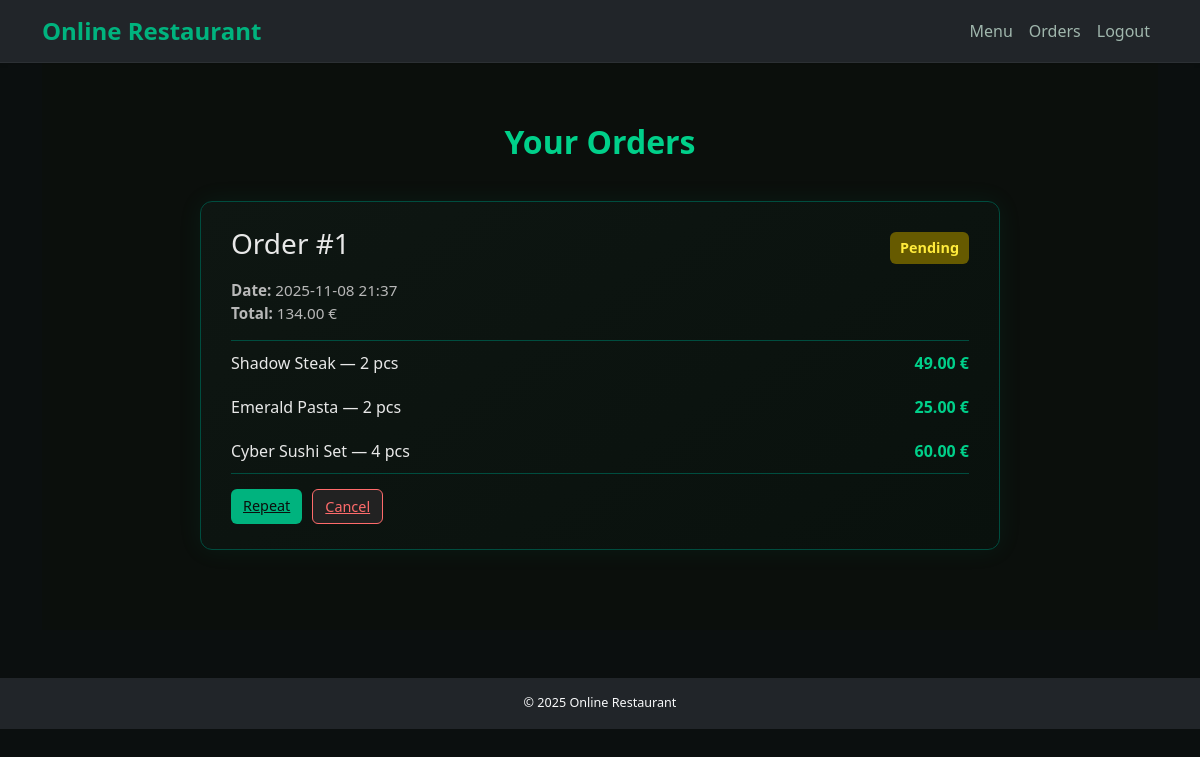
/orders (signed in), run on an earlier commit of the app's database.
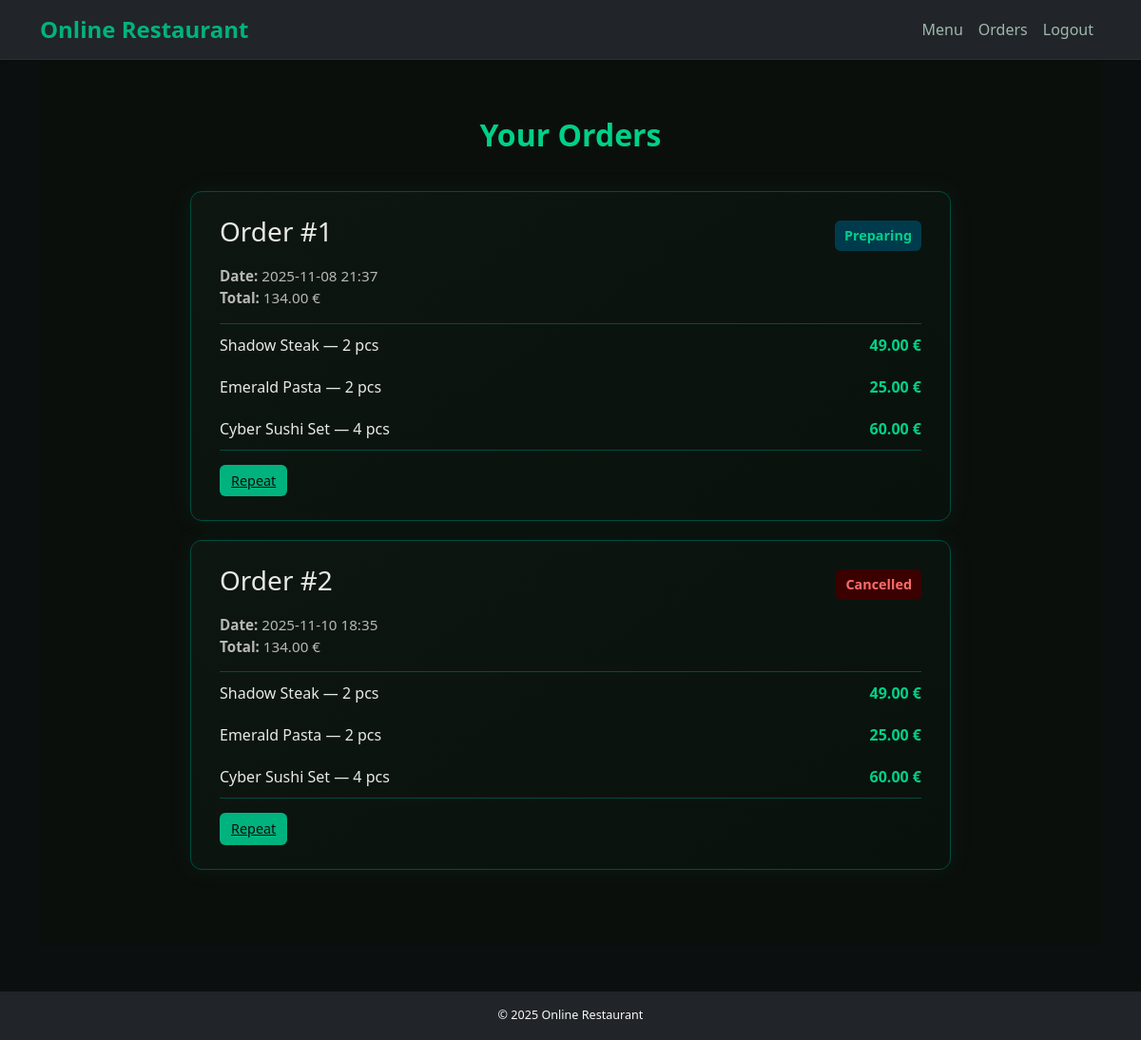
And on a later commit of the database.
### models/models.py (models this page shows)
class Order(db.Model):
    id = db.Column(db.Integer, primary_key=True)
    user_id = db.Column(db.Integer, db.ForeignKey('user.id'), nullable=False)
    total_price = db.Column(db.Float, nullable=False)
    date = db.Column(db.DateTime, server_default=db.func.now())
    items = db.relationship('OrderItem', backref='order', lazy=True)
    status = db.Column(db.String(50), default='Pending')

class OrderItem(db.Model):
    id = db.Column(db.Integer, primary_key=True)
    order_id = db.Column(db.Integer, db.ForeignKey('order.id'), nullable=False)
    dish_id = db.Column(db.Integer, db.ForeignKey('dish.id'), nullable=False)
    quantity = db.Column(db.Integer, nullable=False)
    dish = db.relationship('Dish')

class Dish(db.Model):
    id = db.Column(db.Integer, primary_key=True)
    name = db.Column(db.String(100), nullable=False)
    description = db.Column(db.Text, nullable=False)
    price = db.Column(db.Float, nullable=False)
    image_url = db.Column(db.String(255))

### routes/main.py (the view)
@main_bp.route('/orders')
@login_required
def orders():
    user_orders = Order.query.filter_by(user_id=current_user.id).all()
    return render_template('order_history.html', orders=user_orders)

### app.py (called while the page is built)
@login_manager.user_loader
def load_user(user_id):
    return User.query.get(int(user_id))

def create_app():
    app = Flask(__name__)
    app.config.from_object(Config)
    app.config.from_pyfile('config.py', silent=True)
    db.init_app(app)
    migrate.init_app(app, db)
    login_manager.init_app(app)
    csrf.init_app(app)
    limiter.init_app(app)
    from routes.auth import auth_bp
    from routes.main import main_bp
    from routes.admin import admin_bp
    app.register_blueprint(auth_bp)
    app.register_blueprint(main_bp)
    app.register_blueprint(admin_bp)
    with app.app_context():
        db.create_all()
    @app.after_request
    def set_headers(resp):
        resp.headers["Content-Security-Policy"] = (
            "default-src 'self'; img-src 'self' data:; style-src 'self' 'unsafe-inline'"
        )
        return resp
    return app

### templates/order_history.html (shortened to what this page needs)
{% extends 'base.html' %}
{% block content %}
<section class="orders-section fade-in">
  <h2 class="orders-title">Your Orders</h2>
  {% if orders %}
    {% for order in orders %}
    <div class="order-card">
      <div class="order-header">
        <h3>Order #{{ order.id }}</h3>
        <span class="order-status {{ order.status|lower }}">{{ order.status }}</span>
      </div>
      <p class="order-meta">
        <strong>Date:</strong> {{ order.date.strftime('%Y-%m-%d %H:%M') }}<br>
        <strong>Total:</strong> {{ "%.2f"|format(order.total_price) }} €
      </p>
      <ul class="order-list">
        {% for item in order.items %}
        <li>
          <span>{{ item.dish.name }} — {{ item.quantity }} pcs</span>
          <span class="order-price">{{ "%.2f"|format(item.dish.price * item.quantity) }} €</span>
        </li>
        {% endfor %}
      </ul>
      <div class="order-actions">
        <a href="{{ url_for('main.repeat_order', order_id=order.id) }}" class="btn-small edit">Repeat</a>
        {% if order.status == 'Pending' %}
          <a href="{{ url_for('main.cancel_order', order_id=order.id) }}" class="btn-small delete">Cancel</a>
        {% endif %}
      </div>
    </div>
    {% endfor %}
  {% else %}
    <p class="empty-text">You have no orders yet.</p>
  {% endif %}
</section>
{% endblock %}

### templates/base.html (shortened to what this page needs)
<!DOCTYPE html>
<html lang="en">
<head>
  <link href="https://cdn.jsdelivr.net/npm/bootstrap@5.3.3/dist/css/bootstrap.min.css" rel="stylesheet">
  <link rel="stylesheet" href="{{ url_for('static', filename='css/style.css') }}">
</head>
<body>
  <nav class="navbar navbar-expand-lg navbar-dark bg-dark shadow-sm">
    <div class="container">
      <a class="navbar-brand fw-bold fs-4" href="{{ url_for('main.index') }}">Online Restaurant</a>
      <div class="collapse navbar-collapse justify-content-end">
        <ul class="navbar-nav">
          {% if current_user.is_authenticated %}
          <li class="nav-item"><a class="nav-link" href="{{ url_for('main.menu') }}">Menu</a></li>
          <li class="nav-item"><a class="nav-link" href="{{ url_for('main.orders') }}">Orders</a></li>
          <li class="nav-item"><a class="nav-link" href="{{ url_for('auth.logout') }}">Logout</a></li>
          {% else %}
          <li class="nav-item"><a class="nav-link" href="{{ url_for('auth.login') }}">Login</a></li>
          <li class="nav-item"><a class="nav-link" href="{{ url_for('auth.register') }}">Register</a></li>
          {% endif %}
        </ul>
      </div>
    </div>
  </nav>
  <main class="container">
  <div class="content-wrapper">
    {% block content %}{% endblock %}
  </div>
</main>
  <footer class="footer py-3 bg-dark text-center text-light mt-5">
    <p class="mb-0 small">&copy; 2025 Online Restaurant</p>
  </footer>
</body>
</html>

### static/css/style.css (style rules this page uses)
:root { --green-main: #00b37e; --green-hover: #00d08a; --green-dark: #004d3f; --bg-dark: #0b0f0f; --text-light: #e4f4ed; --text-muted: #a0b7ad; }
body { background-color: var(--bg-dark); color: var(--text-light); font-family: "Poppins", "Segoe UI", sans-serif; margin: 0; padding: 0; height: 100vh; display: flex; flex-direction: column; }
.navbar { background: #0d1313; border-bottom: 1px solid rgba(255, 255, 255, 0.05); }
.navbar-brand { color: var(--green-main) !important; font-weight: 600; }
.nav-link { color: var(--text-muted) !important; transition: color 0.2s ease; }
footer { background: #0d1313; color: var(--text-muted); text-align: center; padding: 1rem 0; font-size: 0.9rem; }
.btn-small { padding: 6px 12px; border-radius: 6px; font-size: 0.9rem; font-weight: 500; cursor: pointer; border: none; transition: 0.3s; }
.btn-small.edit { background: #00b37e; color: #0b0f0c; }
.orders-section { background: #0b0f0c; padding: 60px 0; color: #e8e8e8; }
.orders-title { text-align: center; font-size: 2rem; color: #00d08a; font-weight: 700; margin-bottom: 40px; }
.order-card { background: linear-gradient(145deg, #0e1612, #09110d); border: 1px solid #004d3f; border-radius: 12px; margin: 20px auto; padding: 25px 30px; max-width: 800px; box-shadow: 0 0 25px rgba(0, 179, 126, 0.08); transition: 0.3s; }
.order-header { display: flex; justify-content: space-between; align-items: center; margin-bottom: 10px; }
.order-status { padding: 5px 10px; border-radius: 6px; font-size: 0.9rem; font-weight: 600; text-transform: capitalize; }
.order-status.preparing { background: #003b4d; color: #00d08a; }
.order-status.cancelled { background: #3b0000; color: #ff6b6b; }
.order-meta { font-size: 0.95rem; color: #b8b8b8; margin-bottom: 15px; }
.order-list { list-style: none; padding: 0; margin: 0; border-top: 1px solid #004d3f; border-bottom: 1px solid #004d3f; }
.order-list li { display: flex; justify-content: space-between; padding: 10px 0; color: #e8e8e8; }
.order-price { color: #00d08a; font-weight: 600; }
.order-actions { margin-top: 15px; display: flex; gap: 10px; }

What changed in the data, as far as the page shows it:
changed Order id 1: status "Pending" → "Preparing"; no longer shows "Cancel"
added Order: id "2", status "Cancelled", date "2025-11-10 18:35", total_price "134.00"
added OrderItem: dish.name "Shadow Steak", quantity "2", {{ "%.2f"|format(item.dish.price * item.quantity) }} "49.00"
added OrderItem: dish.name "Emerald Pasta", quantity "2", {{ "%.2f"|format(item.dish.price * item.quantity) }} "25.00"
added OrderItem: dish.name "Cyber Sushi Set", quantity "4", {{ "%.2f"|format(item.dish.price * item.quantity) }} "60.00", shown under "2"
